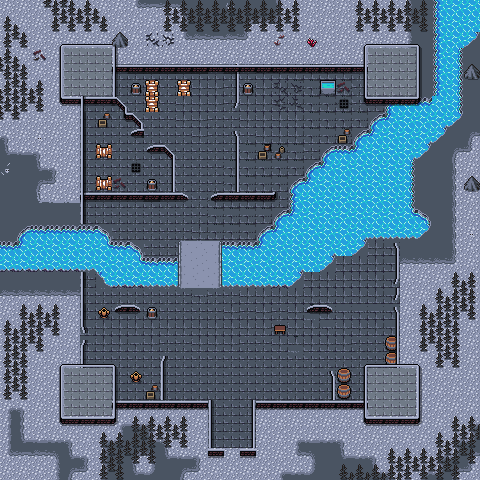

This game map was drawn from its Tiled (.tmx) file and the tilesets committed beside it. A one-line description and the trimmed map source follow:
An orthogonal 30x30 tile map with 16x16 px tiles, 7 tile layers (Collision, Background, Walls, Castle, ...), 4 tilesets and 22 objects.

<map version="1.10" tiledversion="1.10.1" orientation="orthogonal" renderorder="right-down" width="30" height="30" tilewidth="16" tileheight="16" infinite="0" nextlayerid="11" nextobjectid="80">
 <editorsettings>
  <export target="wastetown..tmx" format="tmx" />
 </editorsettings>
 <tileset firstgid="1" source="../../../../common/maps/tileset/main.tsx" />
 <tileset firstgid="10113" source="../../../../common/maps/tileset/buildings.tsx" />
 <tileset firstgid="11905" source="../../../../common/maps/tileset/dungeon/dungeon_bis.tsx" />
 <tileset firstgid="28289" source="../../../../common/maps/tileset/main-nocollide.tsx" />
 <layer id="6" name="Collision" width="30" height="30">
  <data>[900 cells, 280 non-empty, 6 distinct tile ids]</data>
 </layer>
 <layer id="1" name="Background" width="30" height="30">
  <data>[900 cells, 518 non-empty, 16 distinct tile ids]</data>
 </layer>
 <layer id="2" name="Walls" width="30" height="30">
  <data>[900 cells, 310 non-empty, 48 distinct tile ids]</data>
 </layer>
 <layer id="8" name="Castle" width="30" height="30">
  <data>[900 cells, 274 non-empty, 70 distinct tile ids]</data>
 </layer>
 <layer id="3" name="Clutter" width="30" height="30">
  <data>[900 cells, 346 non-empty, 45 distinct tile ids]</data>
 </layer>
 <layer id="9" name="Bridge" width="30" height="30">
  <data>[900 cells, 147 non-empty, 49 distinct tile ids]</data>
 </layer>
 <layer id="10" name="Tree" width="30" height="30">
  <properties>
   <property name="spriteLayer" type="bool" value="true" />
  </properties>
  <data>[900 cells, 113 non-empty, 22 distinct tile ids]</data>
 </layer>
 <objectgroup id="4" name="Objects">
  <object id="38" template="../../../../common/maps/obj/entry_up.tx" x="210" y="447.167" width="48" height="47">
   <properties>
    <property name="teleport" value="" />
   </properties>
  </object>
  <object id="48" template="../../../../common/maps/obj/treasure.tx" x="122.943" y="190.449" />
  <object id="52" template="../../../../common/maps/obj/gold.tx" x="91.2775" y="337.979" />
  <object id="53" template="../../../../common/maps/obj/enemy.tx" x="188.782" y="304.035">
   <properties>
    <property name="enemy" value="Walking Brain" />
    <property name="threatRange" type="int" value="40" />
   </properties>
  </object>
  <object id="56" template="../../../../common/maps/obj/manashards.tx" x="345.926" y="92.0841" />
  <object id="57" template="../../../../common/maps/obj/manashards.tx" x="377.001" y="321.309" />
  <object id="61" template="../../../../common/maps/obj/enemy.tx" x="358.247" y="199.334">
   <properties>
    <property name="enemy" value="Jellyfish" />
    <property name="threatRange" type="int" value="40" />
    <property name="waypoints" value="67,65,66" />
   </properties>
  </object>
  <object id="62" template="../../../../common/maps/obj/waypoint.tx" x="324.117" y="128.506" />
  <object id="65" template="../../../../common/maps/obj/waypoint.tx" x="261.376" y="274.226" />
  <object id="66" template="../../../../common/maps/obj/waypoint.tx" x="53.9813" y="255.436" />
  <object id="67" template="../../../../common/maps/obj/waypoint.tx" x="411.612" y="135.255" />
  <object id="68" template="../../../../common/maps/obj/waypoint.tx" x="358.033" y="289.427" />
  <object id="70" template="../../obj/booster.tx" x="207.333" y="90.3333">
   <properties>
    <property name="reward">[{"editions":["TLA","TLE"],"type":"card","count":10,"rarity":["Common"]},{"editions":["TLA","TLE"],"type":"card","count":3,"rarity":["Uncommon"]},{"editions":["TLA","TLE"],"type":"card","count":3,"rarity":["Rare","Mythic Rare"]}]</property>
   </properties>
  </object>
  <object id="71" template="../../../../common/maps/obj/enemy.tx" gid="1073753243" x="333.667" y="342.333" rotation="0">
   <properties>
    <property name="enemy" value="Walking Brain" />
    <property name="threatRange" type="int" value="30" />
    <property name="waypoints" value="73,75,68,75,73" />
   </properties>
  </object>
  <object id="72" template="../../../../common/maps/obj/waypoint.tx" x="157.926" y="130.635" />
  <object id="73" template="../../../../common/maps/obj/waypoint.tx" x="286.333" y="373.333" />
  <object id="74" template="../../../../common/maps/obj/waypoint.tx" x="194.667" y="358" />
  <object id="75" template="../../../../common/maps/obj/waypoint.tx" x="363.333" y="344.333" />
  <object id="76" template="../../../../common/maps/obj/enemy.tx" x="187.325" y="228.489">
   <properties>
    <property name="enemy" value="Cyclops" />
    <property name="threatRange" type="int" value="40" />
   </properties>
  </object>
  <object id="77" template="../../../../common/maps/obj/enemy.tx" x="112.666" y="348.751">
   <properties>
    <property name="enemy" value="Walking Brain" />
    <property name="threatRange" type="int" value="40" />
   </properties>
  </object>
  <object id="78" template="../../../../common/maps/obj/enemy.tx" x="234.946" y="129.616">
   <properties>
    <property name="enemy" value="Cyclops" />
    <property name="threatRange" type="int" value="40" />
    <property name="waypoints" value="62,72" />
   </properties>
  </object>
  <object id="79" template="../../../../common/maps/obj/enemy.tx" x="122.755" y="154.637">
   <properties>
    <property name="enemy" value="Cyclops" />
    <property name="threatRange" type="int" value="40" />
   </properties>
  </object>
 </objectgroup>
</map>
